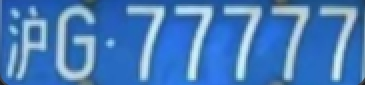
#> input picture Location/cars/cars/2.jpg, 365 x 85 px
$ python divcar_new.py
#> lines starting #> are read from the running program, lines starting #| are printed output that depends on the picture; after the words box and inside, x2 and y2 are one past the last pixel; in counts of white or black regions, pixels touching at a corner belong together
#> further down, img is the input picture: shape (85, 365, 3); mean B, G, R 187.9, 124.6, 71.1
import cv2
import numpy as np

SZ = 20  # 字符图片长宽
MIN_AREA = 200  # 车牌区域允许最小面积

def find_waves(threshold, histogram):
    """根据设定的阈值和图片直方图，找出波峰，用于分隔字符"""
    up_point = -1  # 上升点，记录当前上升沿的位置
    is_peak = False  # 标记是否处于波峰状态
    wave_peaks = []  # 存储找到的波峰，每个波峰是一个 (start, end) 的元组

    # 如果直方图的第一个元素大于阈值，则认为是从一个波峰开始
    if histogram[0] > threshold:
        up_point = 0
        is_peak = True

    # 遍历直方图的所有元素
    for i, x in enumerate(histogram):
        # 当前处于波峰状态且当前值小于阈值时，认为波峰结束
        if is_peak and x < threshold:
            # 检查波峰宽度是否足够大（至少有2个像素宽），以避免误判小噪声为波峰
            if i - up_point > 2:
                is_peak = False
                wave_peaks.append((up_point, i))

        # 当前不处于波峰状态且当前值大于等于阈值时，认为新的波峰开始
        elif not is_peak and x >= threshold:
            is_peak = True
            up_point = i

    # 处理最后一个波峰，如果存在的话
    if is_peak and up_point != -1 and i - up_point > 4:
        wave_peaks.append((up_point, i))

    #将间隔较小的两个峰合起来，防止左右结构的汉字被分割
    for i in range(len(wave_peaks)-2):
        if wave_peaks[i+1][0] - wave_peaks[i][1] <15:
            new = (wave_peaks[i][0],wave_peaks[i+1][1])
            del wave_peaks[i]
            del wave_peaks[i]
            wave_peaks.insert(i,new)

    #较小的峰去掉
    for i in wave_peaks:
        if i[1]-i[0]< 15:
            wave_peaks.remove(i)

    return wave_peaks


def separate_characters(card_img, color="blue"):
    """从车牌图像中分离字符
    提供的card_img必须为切割好的方正的车牌照片"""
#> called with color = 'blue'

    gray_img = cv2.cvtColor(card_img, cv2.COLOR_BGR2GRAY)
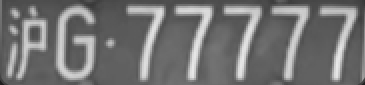
#> gray_img: shape (85, 365); min 30, max 233, mean 115.8
    # 黄、绿车牌字符比背景暗、与蓝车牌刚好相反，所以黄、绿车牌需要反向
    if color in ["green", "yellow"]:
        gray_img = cv2.bitwise_not(gray_img)
    _, gray_img = cv2.threshold(gray_img, 0, 255, cv2.THRESH_BINARY + cv2.THRESH_OTSU)
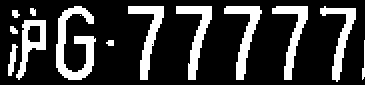
#> gray_img: shape (85, 365); 21.9% white; 14 white regions (1 under 20 px), largest, box (x1, y1, x2, y2) and area: (56, 6, 96, 80) 1335, (224, 6, 262, 80) 904, (176, 6, 212, 80) 897


    # 查找垂直直方图波峰
    row_num, col_num = gray_img.shape[:2]
#> row_num = 85; col_num = 365
    # 去掉车牌上下边缘1个像素，避免白边影响阈值判断
    gray_img = gray_img[3:row_num - 12]     #3,12可以根据效果改
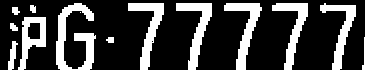
#> gray_img: shape (70, 365); 24.6% white; 14 white regions (1 under 20 px), largest, box (x1, y1, x2, y2) and area: (56, 3, 96, 70) 1181, (224, 3, 262, 70) 846, (176, 3, 212, 70) 841
    y_histogram = np.sum(gray_img, axis=0)
#> y_histogram = 365 values, max 15555 at index 62, min 0 at index 0, mean 4386
    y_min = np.min(y_histogram)
#> y_min = 0
    y_average = np.sum(y_histogram) / y_histogram.shape[0]
#> y_average = 4386
    y_threshold = (y_min + y_average) / 5  # 对于U和0等字符，阈值应偏小
#> y_threshold = 877.2

    wave_peaks = find_waves(y_threshold, y_histogram)
#> the loop in find_waves, `for i, x in enumerate(histogram):` made 365 passes
#> (x, is_peak) on passes 9, 47, 57: (2295, True), (0, False), (6120, True)
#> is_peak on passes 95, 96, 99, 109, 115, 129: False, True, False, True, False, True
#> after the loop in find_waves, `for i, x in enumerate(histogram):`: is_peak = True; up_point = 362; wave_peaks = [(8, 46), (56, 94), (95, 98), (108, 114), (128, 164), (176, 212), (224, 262), (272, 308), (320, 356)]
#> the loop in find_waves, `for i in range(len(wave_peaks)-2):` made 5 passes
#> new on passes 1 to 4: (8, 94), (95, 114), (128, 212), (224, 308)
#> after the loop in find_waves, `for i in range(len(wave_peaks)-2):`: wave_peaks = [(8, 94), (95, 114), (128, 212), (224, 308), (320, 356)]
    print(wave_peaks)

    if len(wave_peaks) <= 6:
        print("波峰数量过少，可能不是车牌")
        return []

    # 判断是否是左侧车牌边缘
    if wave_peaks and wave_peaks[0][1] - wave_peaks[0][0] < (wave_peaks[-1][1] - wave_peaks[-1][0]) / 3 and wave_peaks[0][0] == 0:
        wave_peaks.pop(0)

    # 组合分离汉字（假设第一个字符是汉字）
    if len(wave_peaks) > 2:
        cur_dis = 0
        for i, wave in enumerate(wave_peaks):
            if wave[1] - wave[0] + cur_dis > (wave_peaks[-1][1] - wave_peaks[-1][0]) * 0.6:
                break
            else:
                cur_dis += wave[1] - wave[0]
        if i > 0:
            wave = (wave_peaks[0][0], wave_peaks[i][1])
            wave_peaks = wave_peaks[i + 1:]
            wave_peaks.insert(0, wave)

    # 去除车牌上的分隔点
    if len(wave_peaks) > 2:
        point = wave_peaks[2]
        if point[1] - point[0] < (wave_peaks[-1][1] - wave_peaks[-1][0]) / 3:
            point_img = gray_img[:, point[0]:point[1]]
            if np.mean(point_img) < 255 / 5:
                wave_peaks.pop(2)

    if len(wave_peaks) <= 6:
        print("波峰数量过少，可能不是车牌")
        return []

    part_cards = [gray_img[:, wave[0]:wave[1]] for wave in wave_peaks]

    # 可视化分割结果（可选）
    for idx, part_card in enumerate(part_cards):
        cv2.imwrite(f'./character_{idx}.jpg', part_card)

    return part_cards


# 示例用法
if __name__ == "__main__":
    image_path = "2.jpg"
    img = cv2.imread(image_path)
    if img is None:
        print("Error: Image not found.")
    else:
#> (the run stopped early here; a loop or call above may not have finished)

$ run again, with Location/cars/cars/car.jpg copied over Location/cars/cars/2.jpg
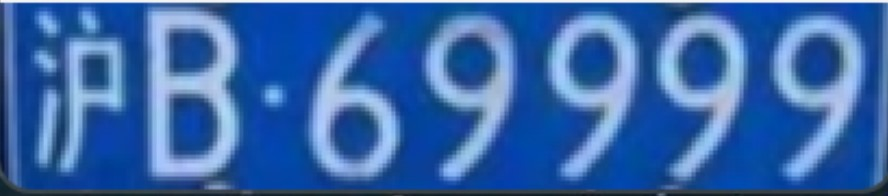
#> input picture Location/cars/cars/car.jpg, 888 x 196 px
#> img is the input picture: shape (196, 888, 3); mean B, G, R 169.8, 103.2, 56.4
#> in separate_characters, `gray_img = gray_img[3:row_num - 12]`:
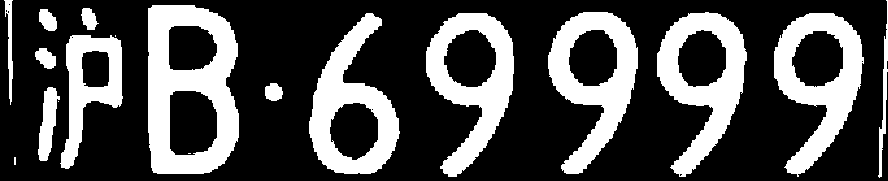
#> gray_img: shape (181, 888); 29.9% white; 18 white regions (4 under 20 px), largest, box (x1, y1, x2, y2) and area: (148, 5, 239, 174) 9377, (548, 12, 638, 174) 6469, (657, 12, 747, 177) 6453
#> y_histogram = 888 values, max 43095 at index 157, min 0 at index 0, mean 13809.1
#> y_min = 0
#> y_average = 13809.1
#> y_threshold = 2761.8
#> the loop in find_waves, `for i, x in enumerate(histogram):` made 888 passes
#> (x, is_peak) on passes 6, 14, 39, 58: (4335, True), (0, False), (3825, True), (765, False)
#> after the loop in find_waves, `for i, x in enumerate(histogram):`: is_peak = True; up_point = 879; wave_peaks = [(5, 13), (38, 57), (61, 122), (148, 239), (266, 282), (309, 399), (426, 514), (548, 638), (657, 746), (774, 862)]
#> the loop in find_waves, `for i in range(len(wave_peaks)-2):` made 9 passes
#> new on pass 2: (38, 122)
#> after the loop in find_waves, `for i in range(len(wave_peaks)-2):`: wave_peaks = [(5, 13), (38, 122), (148, 239), (266, 282), (309, 399), (426, 514), (548, 638), (657, 746), (774, 862), (879, 887)]
#> the loop in find_waves, `for i in wave_peaks:` made 9 passes
#> after the loop in find_waves, `for i in wave_peaks:`: wave_peaks = [(38, 122), (148, 239), (266, 282), (309, 399), (426, 514), (548, 638), (657, 746), (774, 862)]
#| [(38, 122), (148, 239), (266, 282), (309, 399), (426, 514), (548, 638), (657, 746), (774, 862)]
#> the loop in separate_characters, `for i, wave in enumerate(wave_peaks):` made 1 pass
#> after the loop in separate_characters, `for i, wave in enumerate(wave_peaks):`: cur_dis = 0
#> point = (266, 282)
#> part_cards = 7 items
#> the loop in separate_characters, `for idx, part_card in enumerate(part_cards):` made 7 passes
#> pass 2, in separate_characters, `cv2.imwrite(f'./character_{idx}.jpg', part_card)`:
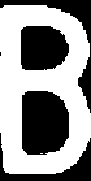
#> saved as character_1.jpg: shape (181, 91); 56.9% white; 5 black regions (1 under 20 px), largest, box (x1, y1, x2, y2) and area: (22, 91, 69, 155) 2669, (21, 26, 69, 70) 1835, (0, 0, 91, 113) 1413, (0, 133, 91, 181) 1170
#| 成功分割出 7 个字符
